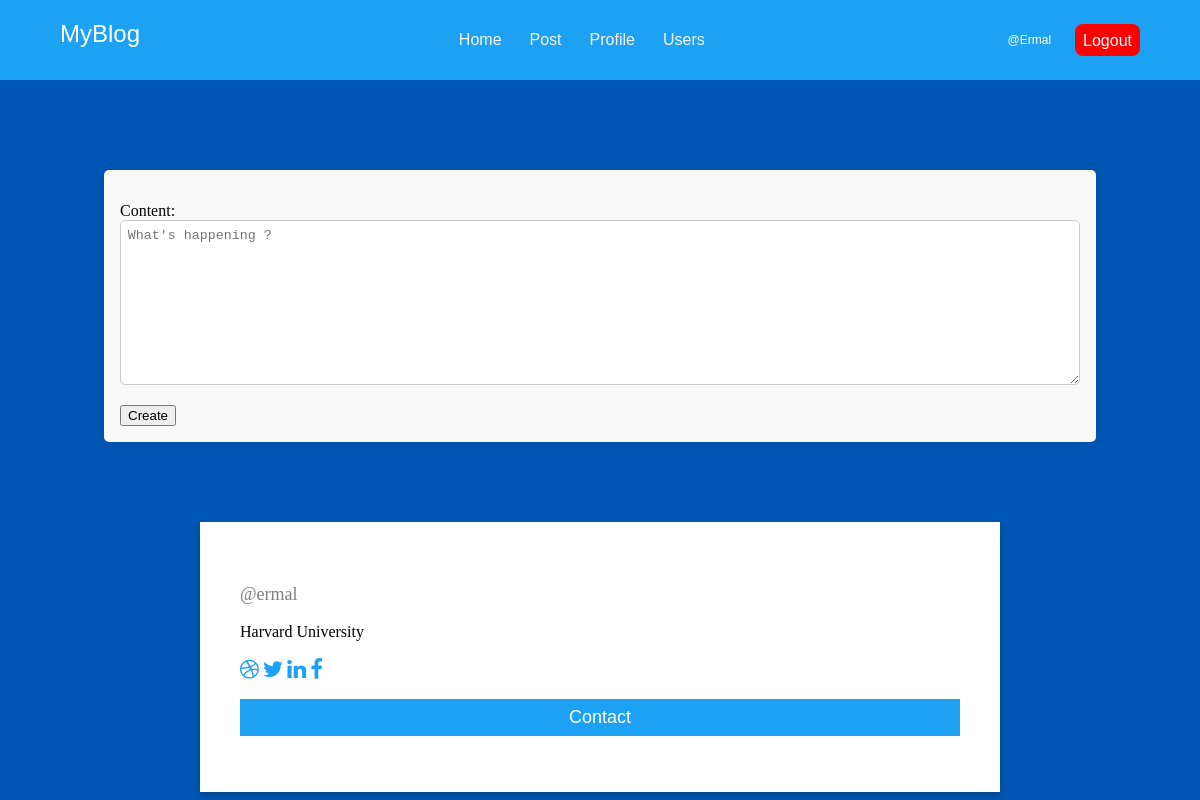
Before: /myblog/profile/ (signed in) with the older database file.
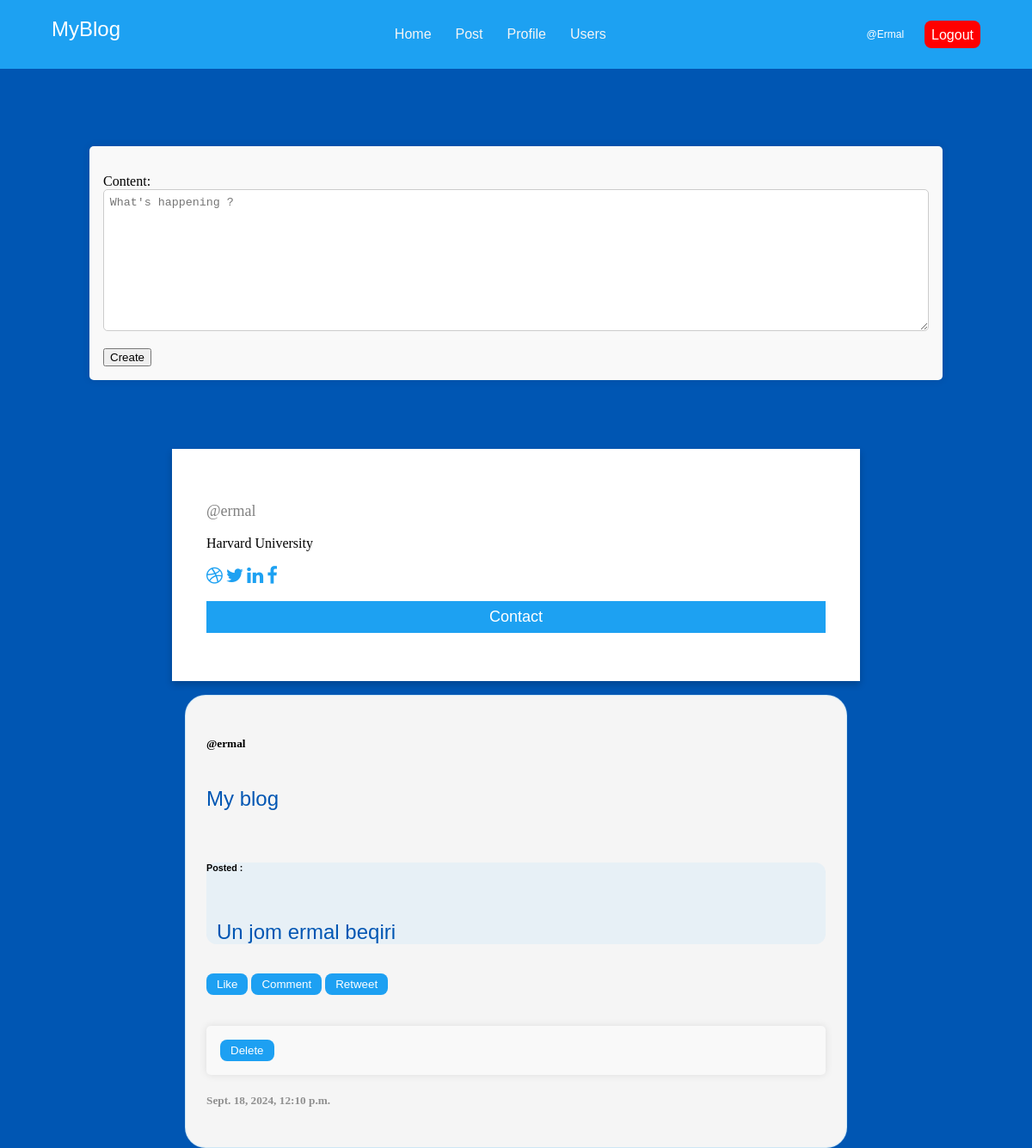
After: the same page with the newer database file.
### app/models.py (models this page shows, shortened)
class TwitterPost(models.Model):
     content = models.TextField(max_length=250)
     author = models.ForeignKey(User,on_delete=models.CASCADE,null=True,blank=True)
     comments = models.TextField(editable=True,null=True,blank=True)
     date_created = models.DateTimeField(auto_now_add=True)
     image = models.ImageField(null=True, blank=True, upload_to='images/')
     likes = models.ManyToManyField(User,related_name='liked',default=None,blank=True)

### app/views.py (the view)
# urls.py: path('profile/',view=views.profile,name='profile'),
@login_required(login_url='signin')
def profile(request):
     tweets = models.TwitterPost.objects.all()
     form = forms.BioCreation
     user = request.user
     if request.method == 'POST':
          form = forms.BioCreation(request.POST)
          if form.is_valid():
               form.save(commit=True)
               return render('profile')
     else:
          form = forms.BioCreation()
     return render(request,'profile.html',{'tweets':tweets,'form':form})

### app/forms.py
class BioCreation(forms.ModelForm):
     class Meta:
          model = models.Bio
          fields = ['content']
          widgets = {
               'content':forms.Textarea(attrs={'placeholder':"What's happening ?"})
          }

### templates/profile.html (shortened to what this page needs)
{% extends 'base.html' %}
{% block content %}
<link rel="stylesheet" href="https://cdnjs.cloudflare.com/ajax/libs/font-awesome/4.7.0/css/font-awesome.min.css">
{% if user.is_authenticated %}
<br><br><br><br><br>
<form style="height: max-content;" action="{% url 'createbio' %}" method="post">
     {{form.as_p}}
     <button type="submit">Create</button>
  </form>
<div class="card">
     <p class="title">@{{user.username}}</p>
     <p>Harvard University</p>
     <a href="#" class="icons"><i class="fa fa-dribbble"></i></a>
     <a href="#"class="icons"><i class="fa fa-twitter"></i></a>
     <a href="#"class="icons"><i class="fa fa-linkedin"></i></a>
     <a href="#"class="icons"><i class="fa fa-facebook"></i></a>
     <p><button class="contact-button">Contact</button></p>
   </div>
{% if user.is_authenticated %}
{% for tweet in tweets %}
{% if tweet.author.username == user.username %}
<div class="container">
       <div class="tweet-box">
            <h3 class="authorbig" >{{tweet.author.first_name | title}}
                 <h5 class="author">@{{tweet.author.username}}</h5>
            </h3>
            <span style="display: flex;">
                 <h2>My blog</h2>
            </span>
            <div class="content">
                 <h2 style="background-color: white; height:fit-content;">
                      <h6>Posted :</h6>
                      <br>
                      <h2 style="margin: 1vw; margin-bottom: 2vh;">{{tweet.content}}</h2>
            </div>
            <br>
            <div class="buttons">
                 <button>Like</button>
                 <button>Comment</button>
                 <button>Retweet</button>
                 {% if user.is_authenticated %}
                 {% if tweet.author == user or user.is_superuser%}
                 <br>
                 <br><br>
                 <form action="{% url 'delete' tweet.id %}" method="post">
                      <button type="submit">Delete</button>
                 </form>
                 {% endif %}
                 {% endif %}
            </div>
            <div class="created_at">
                 <h5 style="color: rgba(0, 0, 0, 0.416);">{{ tweet.date_created }}</h5>
            </div>
       </div>
  </div>
{% endif %}
{% endfor %}
{% endif %}
{% endif %}
{% endblock %}

Changed rows visible on the page:
added TwitterPost: author.username "ermal", content "Un jom ermal beqiri", shows "Delete", date_created "Sept. 18, 2024, 12:10 p.m."
